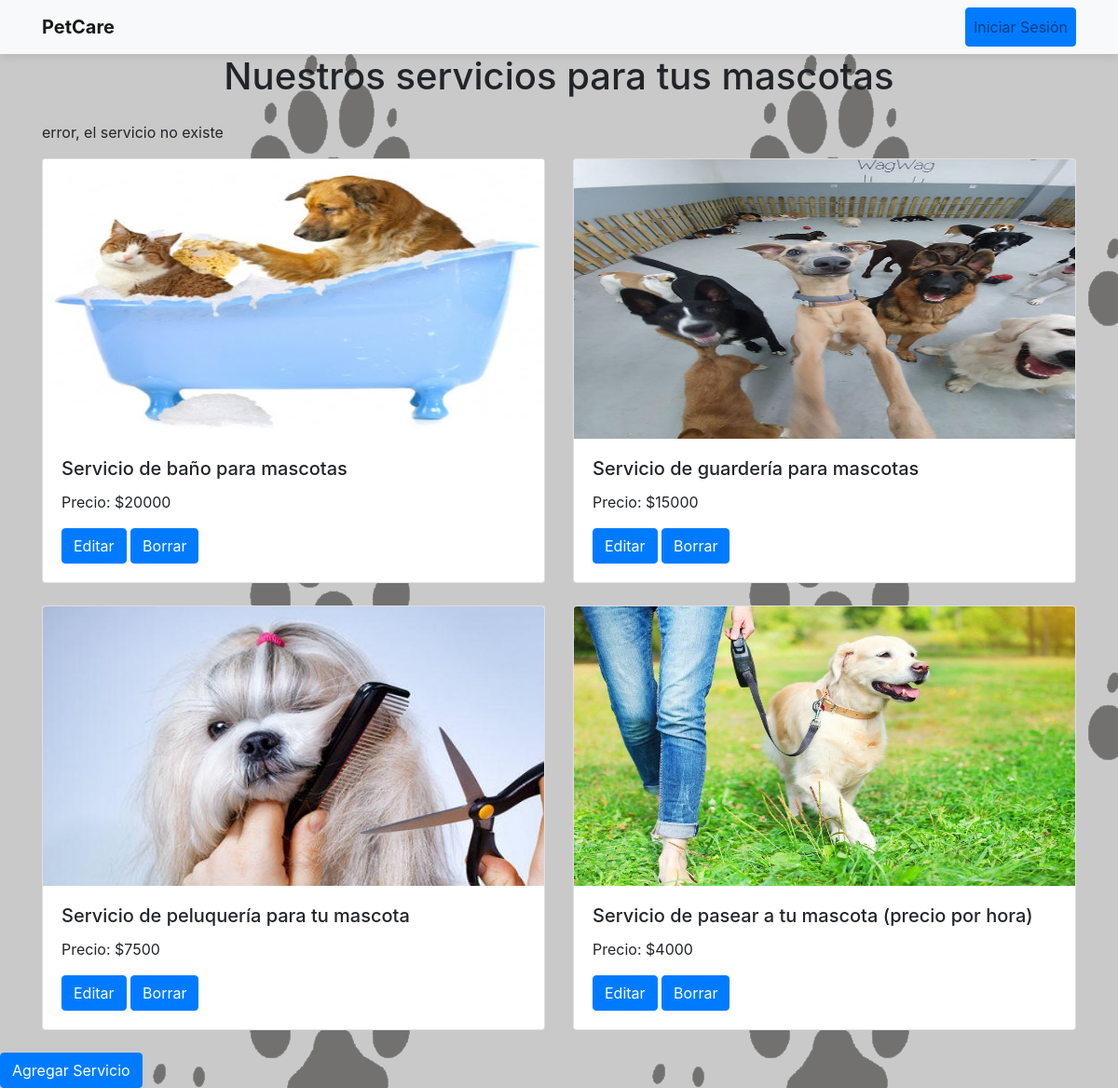
The page /petcare/borrar/1 on the database its author committed.
### PetCare/models.py (models this page shows)
class Servicio(models.Model):
        id_servicio = models.AutoField(db_column='idServicio', primary_key=True)
        precio = models.CharField(max_length=10, null=True, default=None)
        imagen = models.ImageField(upload_to='servicio/', null='media/default.png')
        descripcion = models.TextField()

### PetCare/views.py (the view)
# urls.py: path('borrar/<str:pk>', views.borrar, name='borrar'),
def borrar(request,pk):
    context={}
    try:
        servicio = Servicio.objects.get(id_servicio=pk)
        servicio.delete()
        mensaje= "datos eliminados"
    except Servicio.DoesNotExist:
        mensaje= "error, el servicio no existe"
    servicios = Servicio.objects.all()
    context = {'servicios': servicios, 'mensaje': mensaje}
    return render(request, 'crud.html', context)

### PetCare/templates/crud.html (shortened to what this page needs)
{% load static %}
<!DOCTYPE html>
<html lang="en">
<head>
    <link href="https://cdn.jsdelivr.net/npm/bootstrap@5.3.3/dist/css/bootstrap.min.css" rel="stylesheet">
    <link href="https://stackpath.bootstrapcdn.com/bootstrap/4.3.1/css/bootstrap.min.css" rel="stylesheet">
</head>
<body>
    <nav class="navbar navbar-expand-lg navbar-light bg-light">
        <div class="container">
            <a class="navbar-brand" href="{% url 'index' %}">PetCare</a>
            <div class="collapse navbar-collapse justify-content-end" id="navbarNav">
                <ul class="navbar-nav">
                    {% if user.is_authenticated %}
                        <li class="nav-item">
                            <form action="{% url 'logout' %}" method="post" class="nav-link">
                                {% csrf_token %}
                                <button type="submit" class="btn btn-danger me-2">Cerrar Sesión</button>
                            </form>
                        </li>
                        <li class="nav-item">
                            <a class="nav-link btn btn-primary" href="{% url 'crud' %}">Servicios</a>
                        </li>
                    {% else %}
                        <li class="nav-item">
                            <a class="nav-link btn btn-primary" href="{% url 'login' %}">Iniciar Sesión</a>
                        </li>
                    {% endif %}
                </ul>
            </div>
        </div>
    </nav>
    <div class="container">
        <h1 class="text-center mb-4">Nuestros servicios para tus mascotas</h1>
        {% if mensaje %}
            <p>{{ mensaje }}</p>
        {% endif %}
        <div class="row">
            {% for servicio in servicios %}
                <div class="col-md-6 mb-4">
                    <div class="card">
                        <img src="{{ servicio.imagen.url }}" class="card-img-top" alt="{{ servicio.descripcion }}">
                        <div class="card-body">
                            <h5 class="card-title">{{ servicio.descripcion }}</h5>
                            <p class="card-text">Precio: ${{ servicio.precio }}</p>
                            <a href="{% url 'editar' servicio.id_servicio %}" class="btn btn-primary">Editar</a>
                            <a href="{% url 'borrar' servicio.id_servicio %}" class="btn btn-primary">Borrar</a>
                        </div>
                    </div>
                </div>
                {% if forloop.counter|divisibleby:2 and not forloop.last %}
                    </div><div class="row">
                {% endif %}
            {% endfor %}
        </div>
    </div>
    <a href="{% url 'agregar' %}" class="btn btn-primary">Agregar Servicio</a>
</body>
</html>

### rows shown on the page
Servicio: imagen (picture), descripcion "Servicio de baño para mascotas", precio "20000"
Servicio: imagen (picture), descripcion "Servicio de guardería para mascotas", precio "15000"
Servicio: imagen (picture), descripcion "Servicio de peluquería para tu mascota", precio "7500"
Servicio: imagen (picture), descripcion "Servicio de pasear a tu mascota (precio por hora)", precio "4000"

### other values the page prints
{{ mensaje }} "error, el servicio no existe"
